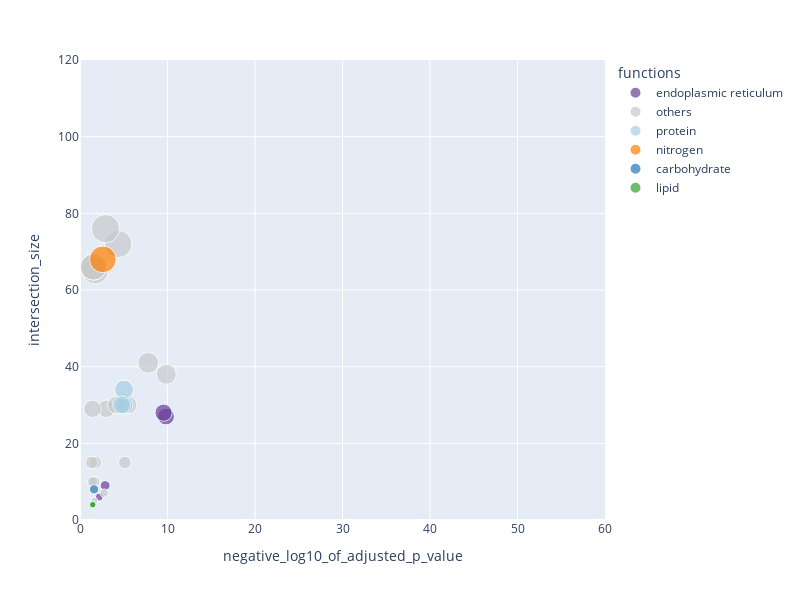

Source (notebook cell):
### Code cell
fig = px.scatter(lancelet[lancelet['intersection_size']<120],y='intersection_size',x='negative_log10_of_adjusted_p_value',color='functions',size='intersection_size',size_max=20,color_discrete_map=color_pettle)
fig.update_layout(
    width=800,  # 设置宽度为800像素
    height=600,  # 设置高度为600像素
    yaxis=dict(range=[0, 120]), # 设置y轴的范围为0到120
    xaxis=dict(range=[0, 60])
)
fig.show()
fig.write_image('./lancelet_enrichment.pdf')

### Figure 1 — Plotly figure (JSON) as saved in the notebook; plotly's stock layout.template omitted (floating-point values rounded to 4 significant figures)
{"data": [{"hovertemplate": "functions=endoplasmic reticulum<br>negative_log10_of_adjusted_p_value=%{x}<br>intersection_size=%{marker.size}<extra></extra>", "legendgroup": "endoplasmic reticulum", "marker": {"color": "#6a3d9a", "size": [27, 28, 9, 6], "sizemode": "area", "sizeref": 0.19, "symbol": "circle"}, "mode": "markers", "name": "endoplasmic reticulum", "orientation": "v", "showlegend": true, "type": "scatter", "x": [9.829, 9.55, 2.875, 2.199], "xaxis": "x", "y": [27, 28, 9, 6], "yaxis": "y"}, {"hovertemplate": "functions=others<br>negative_log10_of_adjusted_p_value=%{x}<br>intersection_size=%{marker.size}<extra></extra>", "legendgroup": "others", "marker": {"color": "#c8c9ca", "size": [41, 15, 72, 29, 7, 15, 65, 10, 10, 66, 66, 10, 29, 15, 30, 30, 76, 38, 5], "sizemode": "area", "sizeref": 0.19, "symbol": "circle"}, "mode": "markers", "name": "others", "orientation": "v", "showlegend": true, "type": "scatter", "x": [7.797, 5.124, 4.366, 3.002, 2.758, 1.75, 1.741, 1.682, 1.682, 1.549, 1.549, 1.431, 1.42, 1.351, 5.484, 4.168, 2.91, 9.864, 1.634], "xaxis": "x", "y": [41, 15, 72, 29, 7, 15, 65, 10, 10, 66, 66, 10, 29, 15, 30, 30, 76, 38, 5], "yaxis": "y"}, {"hovertemplate": "functions=protein<br>negative_log10_of_adjusted_p_value=%{x}<br>intersection_size=%{marker.size}<extra></extra>", "legendgroup": "protein", "marker": {"color": "#a6cee3", "size": [30, 34, 30], "sizemode": "area", "sizeref": 0.19, "symbol": "circle"}, "mode": "markers", "name": "protein", "orientation": "v", "showlegend": true, "type": "scatter", "x": [5.045, 5.034, 4.753], "xaxis": "x", "y": [30, 34, 30], "yaxis": "y"}, {"hovertemplate": "functions=nitrogen<br>negative_log10_of_adjusted_p_value=%{x}<br>intersection_size=%{marker.size}<extra></extra>", "legendgroup": "nitrogen", "marker": {"color": "#ff7f00", "size": [68], "sizemode": "area", "sizeref": 0.19, "symbol": "circle"}, "mode": "markers", "name": "nitrogen", "orientation": "v", "showlegend": true, "type": "scatter", "x": [2.61], "xaxis": "x", "y": [68], "yaxis": "y"}, {"hovertemplate": "functions=carbohydrate<br>negative_log10_of_adjusted_p_value=%{x}<br>intersection_size=%{marker.size}<extra></extra>", "legendgroup": "carbohydrate", "marker": {"color": "#1f78b4", "size": [8], "sizemode": "area", "sizeref": 0.19, "symbol": "circle"}, "mode": "markers", "name": "carbohydrate", "orientation": "v", "showlegend": true, "type": "scatter", "x": [1.607], "xaxis": "x", "y": [8], "yaxis": "y"}, {"hovertemplate": "functions=lipid<br>negative_log10_of_adjusted_p_value=%{x}<br>intersection_size=%{marker.size}<extra></extra>", "legendgroup": "lipid", "marker": {"color": "#33a02c", "size": [4, 4], "sizemode": "area", "sizeref": 0.19, "symbol": "circle"}, "mode": "markers", "name": "lipid", "orientation": "v", "showlegend": true, "type": "scatter", "x": [1.459, 1.459], "xaxis": "x", "y": [4, 4], "yaxis": "y"}], "layout": {"height": 600, "legend": {"itemsizing": "constant", "title": {"text": "functions"}, "tracegroupgap": 0}, "margin": {"t": 60}, "width": 800, "xaxis": {"anchor": "y", "domain": [0, 1], "range": [0, 60], "title": {"text": "negative_log10_of_adjusted_p_value"}}, "yaxis": {"anchor": "x", "domain": [0, 1], "range": [0, 120], "title": {"text": "intersection_size"}}}}
